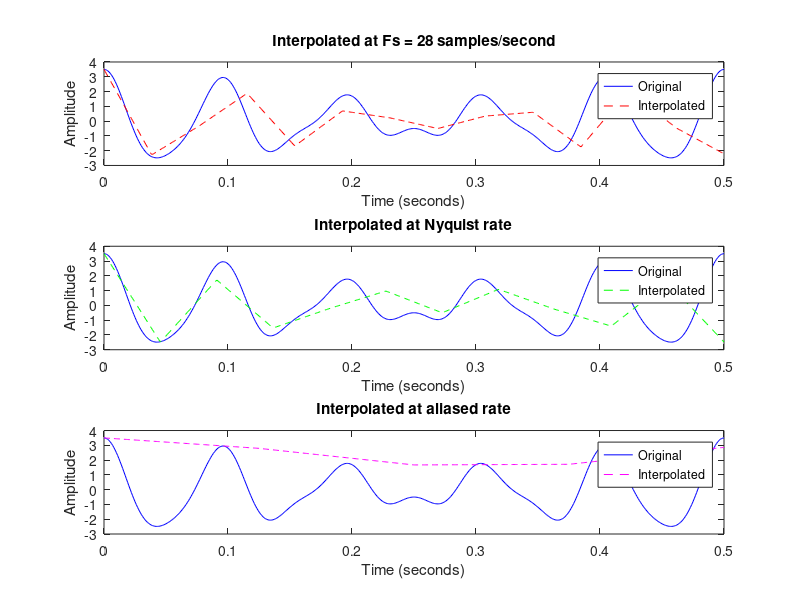

MATLAB code to generate this figure: (Note: this script raises an error after producing the figure.)
% Defining parameters
A = 1 + mod(580,3);
duration = 0.5; % seconds
orig_samp_rate = 1000; % original samples per second
T = linspace(0, duration, duration * orig_samp_rate);

% Waveform (a)
amp_a = A;
freq_a = 5*A;
y_a = amp_a*cos(2*pi*freq_a*T);

% Waveform (b)
amp_b = A/2;
freq_b = 6*A;
y_b = amp_b*cos(2*pi*freq_b*T);

% Waveform (c)
amp_c = A/4;
freq_c = 10*A;
y_c = amp_c*cos(2*pi*freq_c*T);

% Cumulative waveforms
y_t = y_a + y_b + y_c;

% Sampling frequencies
Fs_a = 14*A; % samples/second
Fs_b = 2*freq_b; % Nyquist rate
Fs_c = freq_c / 2; % Aliased rate

% Sampled signals
s_a = y_t(1 : orig_samp_rate / Fs_a : end);
s_b = y_t(1 : orig_samp_rate / Fs_b : end);
s_c = y_t(1 : orig_samp_rate / Fs_c : end);

% Time for sampled signals
t_a = linspace(0, duration, length(s_a));
t_b = linspace(0, duration, length(s_b));
t_c = linspace(0, duration, length(s_c));

% Linear interpolation
interpolated_samples_a = interp1(t_a, s_a, T, 'linear');
interpolated_samples_b = interp1(t_b, s_b, T, 'linear');
interpolated_samples_c = interp1(t_c, s_c, T, 'linear');

% Plotting original cumulative waveform and interpolated waves
figure;

subplot(3, 1, 1);
plot(T, y_t, 'b', T, interpolated_samples_a, 'r--');
xlabel('Time (seconds)');
ylabel('Amplitude');
title('Interpolated at Fs = 28 samples/second');
legend('Original', 'Interpolated');

subplot(3, 1, 2);
plot(T, y_t, 'b', T, interpolated_samples_b, 'g--');
xlabel('Time (seconds)');
ylabel('Amplitude');
title('Interpolated at Nyquist rate');
legend('Original', 'Interpolated');

subplot(3, 1, 3);
plot(T, y_t, 'b', T, interpolated_samples_c, 'm--');
xlabel('Time (seconds)');
ylabel('Amplitude');
title('Interpolated at aliased rate');
legend('Original', 'Interpolated');

sgtitle('Interpolated Reconstructed Waveforms');